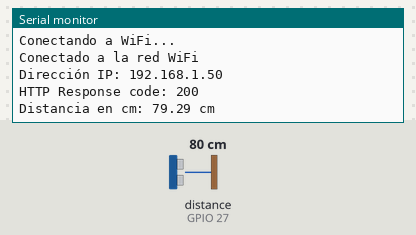
This sketch was run on a simulated ESP32. On the bench: the last lines printed to the serial monitor. Wiring (inferred from the names in the program): ultrasonic range finder: trigger GPIO 14; echo GPIO 27. The test bench sets the inputs (shaded band); at power-on: distance to the obstacle (sensor on GPIO 27) 80 cm. The echo pulse lasts 58.3 µs per cm; WiFi joins after 1.5 s; servers stay silent unless stated; uploads are accepted with an empty reply.

Above: at 2.7 s.
2.8 s: distance to the obstacle (sensor on GPIO 27) set to 2 cm
At 7.8 s:
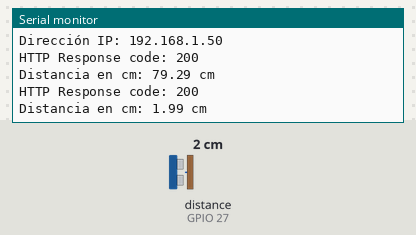
8.6 s: distance to the obstacle (sensor on GPIO 27) set to 4 cm
At 13.0 s:
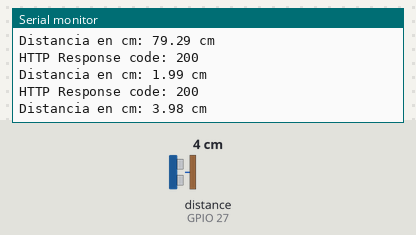
Timing chart, 0 to 14.5 s (numbered marks = the images above; inputs shaded):
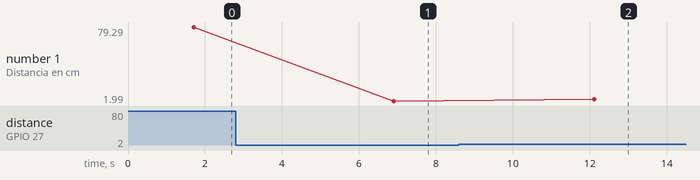

Measured:
- after the input at 2.8 s, the serial monitor: prints a new line after 4.1 s (image 1)
- after the input at 8.6 s, the serial monitor: prints a new line after 3.5 s (image 2)
- plotted number 1: 79.29 → 1.99 after the input at 2.8 s, 1.99 → 3.98 after the input at 8.6 s

The sketch:

SensorUltrasonidoAPI_ESP32.ino
```cpp
#include <WiFi.h>
#include <HTTPClient.h>

#define SOUND_SPEED 0.034  // Velocidad del sonido en el aire ≈ 343 m/s
#define ECHO_PIN 27        // Pin del eco del sensor
#define TRIGGER_PIN 14     // Pin del trigger del sensor

const char *ssid = "LAPTOP-5BUGCH90";
const char *password = "123456789";
const char *serverUrl = "http://192.168.10.2:5000/api/receive_data";

void setup() {
  Serial.begin(115200);
  pinMode(TRIGGER_PIN, OUTPUT);
  pinMode(ECHO_PIN, INPUT);

  WiFi.begin(ssid, password);

  while (WiFi.status() != WL_CONNECTED) {
    delay(500);
    Serial.println("Conectando a WiFi...");
  }

  Serial.println("Conectado a la red WiFi");
  Serial.print("Dirección IP: ");
  Serial.println(WiFi.localIP());

}

void loop() {
  long duration;
  float distance_cm;

  // Genera un pulso corto en el pin del trigger para iniciar la medición
  digitalWrite(TRIGGER_PIN, LOW);
  delayMicroseconds(2);
  digitalWrite(TRIGGER_PIN, HIGH);
  delayMicroseconds(10);
  digitalWrite(TRIGGER_PIN, LOW);

  // Lee la duración del pulso en el pin del eco
  duration = pulseIn(ECHO_PIN, HIGH);

  // Calcula la distancia en milímetros y centímetros
  distance_cm = duration * SOUND_SPEED / 2;

  // Construir el JSON
  String json = "{\"SensorValue\":" + String(distance_cm) + "}";

  // Iniciar la conexión HTTP
  HTTPClient http;

  // Configurar la URL y los encabezados
  http.begin(serverUrl);
  http.addHeader("Content-Type", "application/json");

  // Realizar l1a solicitud POST
  int httpResponseCode = http.POST(json);

  // Verificar la respuesta del servidor
  if (httpResponseCode > 0) {
    Serial.print("HTTP Response code: ");
    Serial.println(httpResponseCode);

    String response = http.getString();
    Serial.println(response);
  } else {
    Serial.print("Error en la solicitud. HTTP Response code: ");
    Serial.println(httpResponseCode);
  }

  // Liberar recursos
  http.end();

  // Imprime la distancia en la consola serial
  Serial.print("Distancia en cm: ");
  Serial.print(distance_cm);
  Serial.println(" cm");

  delay(5000);
}
```
